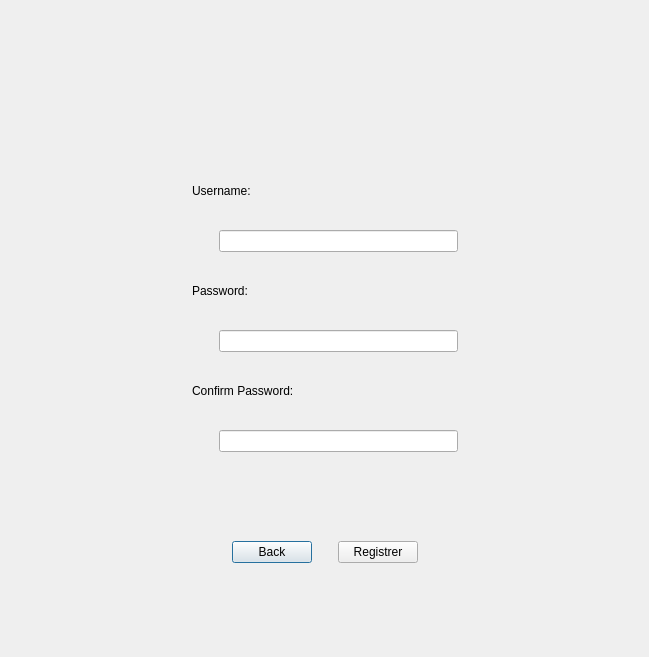
<?xml version="1.0" encoding="UTF-8"?>
<ui version="4.0">
 <class>SignUpWindow</class>
 <widget class="QDialog" name="SignUpWindow">
  <property name="geometry">
   <rect>
    <x>0</x>
    <y>0</y>
    <width>649</width>
    <height>657</height>
   </rect>
  </property>
  <property name="windowTitle">
   <string>Dialog</string>
  </property>
  <layout class="QHBoxLayout" name="horizontalLayout">
   <item>
    <spacer name="spacer_left">
     <property name="orientation">
      <enum>Qt::Horizontal</enum>
     </property>
     <property name="sizeHint" stdset="0">
      <size>
       <width>40</width>
       <height>20</height>
      </size>
     </property>
    </spacer>
   </item>
   <item>
    <layout class="QVBoxLayout" name="MainForm" stretch="3,2,2,2,1,2,1">
     <item>
      <layout class="QHBoxLayout" name="LogoLayout">
       <item>
        <widget class="QLabel" name="Logo">
         <property name="text">
          <string/>
         </property>
         <property name="pixmap">
          <pixmap resource="Images/resourses.qrc">:/resourses/songsCovers/app_logo.png</pixmap>
         </property>
         <property name="scaledContents">
          <bool>true</bool>
         </property>
         <property name="alignment">
          <set>Qt::AlignCenter</set>
         </property>
        </widget>
       </item>
      </layout>
     </item>
     <item>
      <layout class="QVBoxLayout" name="UserNameLayout" stretch="12345,1">
       <item>
        <layout class="QHBoxLayout" name="TextLayout" stretch="0,0">
         <item>
          <widget class="QLabel" name="label">
           <property name="text">
            <string>Username:</string>
           </property>
           <property name="scaledContents">
            <bool>true</bool>
           </property>
          </widget>
         </item>
         <item>
          <spacer name="horizontalSpacer_2">
           <property name="orientation">
            <enum>Qt::Horizontal</enum>
           </property>
           <property name="sizeHint" stdset="0">
            <size>
             <width>40</width>
             <height>20</height>
            </size>
           </property>
          </spacer>
         </item>
        </layout>
       </item>
       <item>
        <layout class="QHBoxLayout" name="InputLayout" stretch="1,9">
         <item>
          <spacer name="horizontalSpacer">
           <property name="orientation">
            <enum>Qt::Horizontal</enum>
           </property>
           <property name="sizeHint" stdset="0">
            <size>
             <width>40</width>
             <height>20</height>
            </size>
           </property>
          </spacer>
         </item>
         <item>
          <widget class="QLineEdit" name="usernameInput">
           <property name="echoMode">
            <enum>QLineEdit::Normal</enum>
           </property>
          </widget>
         </item>
        </layout>
       </item>
      </layout>
     </item>
     <item>
      <layout class="QVBoxLayout" name="PasswordLayout" stretch="1,1">
       <item>
        <layout class="QHBoxLayout" name="TextLayout_2" stretch="0,0">
         <item>
          <widget class="QLabel" name="label_2">
           <property name="text">
            <string>Password:</string>
           </property>
           <property name="scaledContents">
            <bool>true</bool>
           </property>
          </widget>
         </item>
         <item>
          <spacer name="horizontalSpacer_3">
           <property name="orientation">
            <enum>Qt::Horizontal</enum>
           </property>
           <property name="sizeHint" stdset="0">
            <size>
             <width>40</width>
             <height>20</height>
            </size>
           </property>
          </spacer>
         </item>
        </layout>
       </item>
       <item>
        <layout class="QHBoxLayout" name="InputLayout_2" stretch="1,9">
         <item>
          <spacer name="horizontalSpacer_4">
           <property name="orientation">
            <enum>Qt::Horizontal</enum>
           </property>
           <property name="sizeHint" stdset="0">
            <size>
             <width>40</width>
             <height>20</height>
            </size>
           </property>
          </spacer>
         </item>
         <item>
          <widget class="QLineEdit" name="passwordInput">
           <property name="echoMode">
            <enum>QLineEdit::Password</enum>
           </property>
          </widget>
         </item>
        </layout>
       </item>
      </layout>
     </item>
     <item>
      <layout class="QVBoxLayout" name="ConfirmLayout" stretch="1,1">
       <item>
        <layout class="QHBoxLayout" name="TextLayout_3" stretch="0,0">
         <item>
          <widget class="QLabel" name="label_3">
           <property name="text">
            <string>Confirm Password:</string>
           </property>
           <property name="scaledContents">
            <bool>true</bool>
           </property>
          </widget>
         </item>
         <item>
          <spacer name="horizontalSpacer_5">
           <property name="orientation">
            <enum>Qt::Horizontal</enum>
           </property>
           <property name="sizeHint" stdset="0">
            <size>
             <width>40</width>
             <height>20</height>
            </size>
           </property>
          </spacer>
         </item>
        </layout>
       </item>
       <item>
        <layout class="QHBoxLayout" name="InputLayout_3" stretch="1,9">
         <item>
          <spacer name="horizontalSpacer_6">
           <property name="orientation">
            <enum>Qt::Horizontal</enum>
           </property>
           <property name="sizeHint" stdset="0">
            <size>
             <width>40</width>
             <height>20</height>
            </size>
           </property>
          </spacer>
         </item>
         <item>
          <widget class="QLineEdit" name="confirmPasswordInput">
           <property name="echoMode">
            <enum>QLineEdit::Password</enum>
           </property>
          </widget>
         </item>
        </layout>
       </item>
      </layout>
     </item>
     <item>
      <spacer name="verticalSpacer_3">
       <property name="orientation">
        <enum>Qt::Vertical</enum>
       </property>
       <property name="sizeHint" stdset="0">
        <size>
         <width>20</width>
         <height>40</height>
        </size>
       </property>
      </spacer>
     </item>
     <item>
      <layout class="QHBoxLayout" name="ButtonsLayout" stretch="1,2,0,2,1">
       <item>
        <spacer name="horizontalSpacer_7">
         <property name="orientation">
          <enum>Qt::Horizontal</enum>
         </property>
         <property name="sizeHint" stdset="0">
          <size>
           <width>40</width>
           <height>20</height>
          </size>
         </property>
        </spacer>
       </item>
       <item>
        <widget class="QPushButton" name="BackButton">
         <property name="text">
          <string>Back</string>
         </property>
        </widget>
       </item>
       <item>
        <spacer name="verticalSpacer_2">
         <property name="orientation">
          <enum>Qt::Vertical</enum>
         </property>
         <property name="sizeHint" stdset="0">
          <size>
           <width>20</width>
           <height>40</height>
          </size>
         </property>
        </spacer>
       </item>
       <item>
        <widget class="QPushButton" name="RegistreButton">
         <property name="text">
          <string>Registrer</string>
         </property>
        </widget>
       </item>
       <item>
        <spacer name="horizontalSpacer_8">
         <property name="orientation">
          <enum>Qt::Horizontal</enum>
         </property>
         <property name="sizeHint" stdset="0">
          <size>
           <width>40</width>
           <height>20</height>
          </size>
         </property>
        </spacer>
       </item>
      </layout>
     </item>
     <item>
      <spacer name="verticalSpacer">
       <property name="orientation">
        <enum>Qt::Vertical</enum>
       </property>
       <property name="sizeHint" stdset="0">
        <size>
         <width>20</width>
         <height>40</height>
        </size>
       </property>
      </spacer>
     </item>
    </layout>
   </item>
   <item>
    <spacer name="spacer_right">
     <property name="orientation">
      <enum>Qt::Horizontal</enum>
     </property>
     <property name="sizeHint" stdset="0">
      <size>
       <width>1</width>
       <height>20</height>
      </size>
     </property>
    </spacer>
   </item>
  </layout>
 </widget>
 <resources>
  <include location="Images/resourses.qrc"/>
 </resources>
 <connections/>
</ui>
